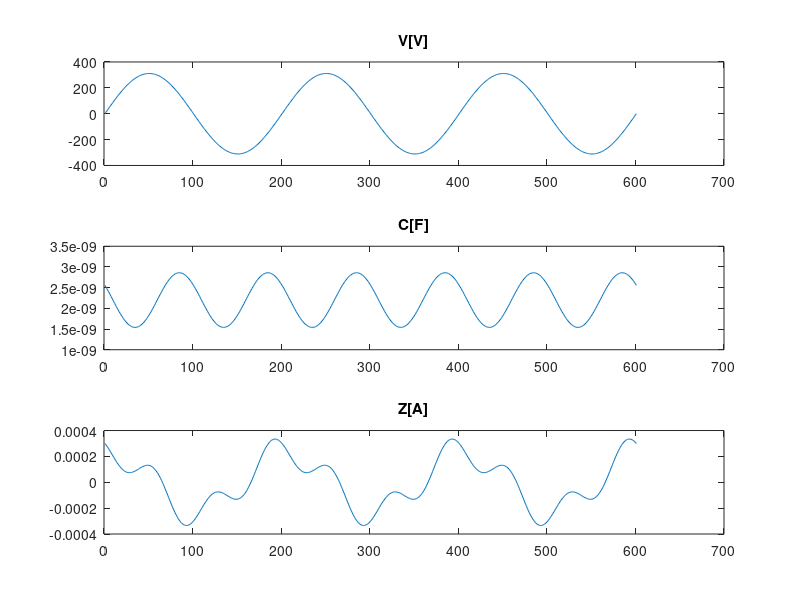
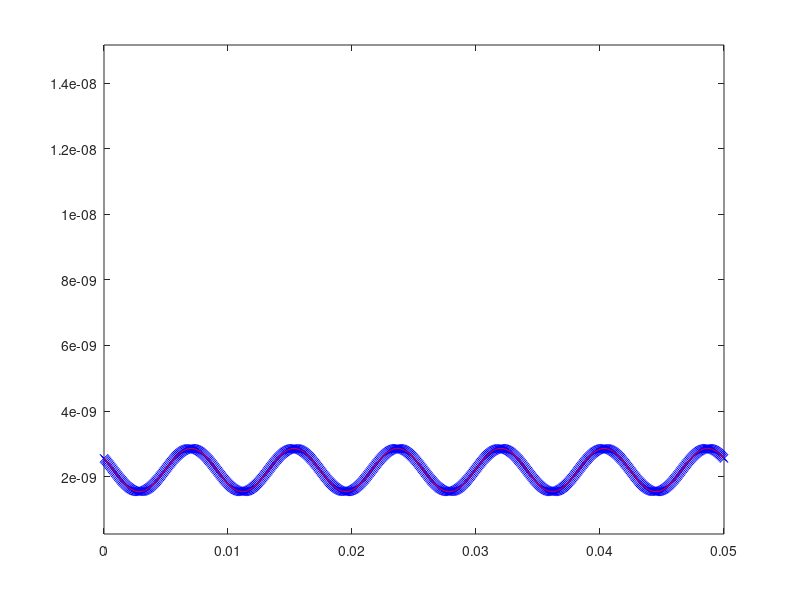

Write MATLAB code to recreate these figures, in order.
close all;
clear all;
clc;

# 정전용량이 시간에 따라 변화하고 교류전압을 가했을 때 흐르는 전류

adc_samples = 12000; # 1초당 ADC 샘플개수
t = 0:1/adc_samples:0.050;
f = 60; # 60Hz
w = 2*pi*f;
n = length(t);

Ct = 2.2*10^-9 + 6.6*10^-10 * cos(2*w*t+1);
dCdt = -6.6*10^-10 * 2*w * sin(2*w*t+1);

Vt = 220*sqrt(2)*sin(w*t); # 220V 일 때 전압 ADC 측정 값 * 이득 값
dVdt = 220*sqrt(2)*w*cos(w*t); # 전압 미분기
Zt = dVdt.*Ct + Vt.*dCdt;

figure(1);
subplot(3,1,1);
plot(Vt);
title('V[V]');
subplot(3,1,2);
plot(Ct);
title('C[F]');
subplot(3,1,3);
plot(Zt);
title('Z[A]');

# 흐르는 전류와 전압으로 C 값 계산하기
# Z1 = C1*(V1-V0)/dt + V1*(C1-C0)/dt
# intZ0 + (Z1+Z0)/2*dt = C1*V1;

function C1 = nextCap(Z1, Z0, V1, V0, C0, dt)
    if(abs(V1)<0.1)
        C1 = (Z1*dt + V1*C0)/(2*V1 - V0);  
    else
        C1 = C0*V0/V1 + (Z1+Z0)/2*dt/V1;    
    end
end

Cx = zeros(1, n);
Cx(1) = Ct(1);

for i=2:1:n
    Cx(i) = nextCap(Zt(i), Zt(i-1), Vt(i), Vt(i-1), Cx(i-1), t(i)-t(i-1));  
end



figure(2);
plot(t, Ct, 'bx', t, Cx, 'r-');
ylim([1.5*10^-9, 3*10^-9]);